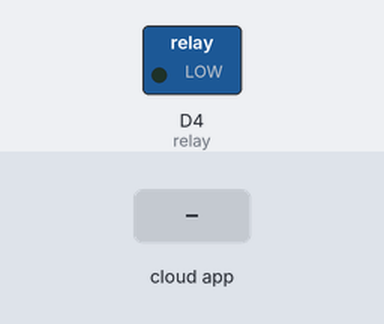
Bench run of a sketch on a simulated ESP8266 (NodeMCU). Shown: switched loads named in the sketch (green lamp = pin HIGH). The test bench sets the inputs (shaded band). WiFi joins after 1.5 s; servers stay silent unless stated; no MQTT or app messages arrive unless stated; what the sketch prints to the serial monitor is not drawn.

Above: at 2.7 s.
2.8 s: the phone or cloud app sets switch1 to 1
At 3.8 s:
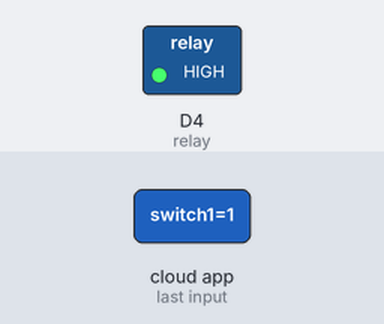
4.3 s: the phone or cloud app sets switch1 to 0
At 5.7 s:
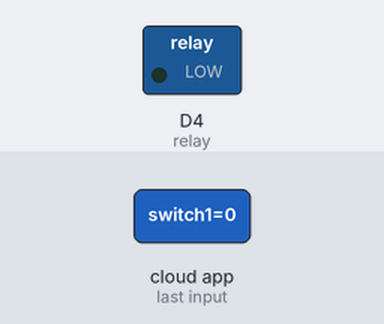
Timing chart, 0 to 7.3 s (numbered marks = the images above; inputs shaded):
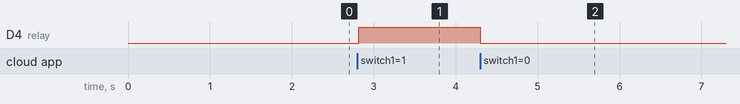

Measured:
- after the input at 2.8 s, D4 (relay): LOW → HIGH at once
- after the input at 4.3 s, D4 (relay): HIGH → LOW at once

The sketch:

relay_using_adafruit.ino
```cpp
#include <ESP8266WiFi.h>
#include "Adafruit_MQTT.h"
#include "Adafruit_MQTT_Client.h"
#define relay D4
int pinPower = 16;

/************************* WiFi Access Point *********************************/

#define WLAN_SSID       "home"
#define WLAN_PASS       "12345678"

/************************* Adafruit.io Setup *********************************/

#define AIO_SERVER      "io.adafruit.com"
#define AIO_SERVERPORT  1883                   // use 8883 for SSL
#define AIO_USERNAME    "sgagankumar"
#define AIO_KEY         "cc80083471c1404587aa2c3f7f74f7b2"

/************ Global State (you don't need to change this!) ******************/

// Create an ESP8266 WiFiClient class to connect to the MQTT server.
WiFiClient client;
// or... use WiFiFlientSecure for SSL
//WiFiClientSecure client;

// Setup the MQTT client class by passing in the WiFi client and MQTT server and login details.
Adafruit_MQTT_Client mqtt(&client, AIO_SERVER, AIO_SERVERPORT, AIO_USERNAME, AIO_KEY);

/****************************** Feeds ***************************************/

// Setup a feed called 'photocell' for publishing.
// Notice MQTT paths for AIO follow the form: <username>/feeds/<feedname>
//Adafruit_MQTT_Publish photocell = Adafruit_MQTT_Publish(&mqtt, AIO_USERNAME "/feeds/photocell");       commented

// Setup a feed called 'onoff' for subscribing to changes.
Adafruit_MQTT_Subscribe onoffbutton = Adafruit_MQTT_Subscribe(&mqtt, AIO_USERNAME "/feeds/switch1");

/*************************** Sketch Code ************************************/

// Bug workaround for Arduino 1.6.6, it seems to need a function declaration
// for some reason (only affects ESP8266, likely an arduino-builder bug).
void MQTT_connect();

void setup() {
  pinMode(relay,OUTPUT);
  pinMode(pinPower,OUTPUT);
  Serial.begin(9600);
  delay(10);

  Serial.println(F("Adafruit MQTT demo"));

  // Connect to WiFi access point.
  Serial.println(); Serial.println();
  Serial.print("Connecting to ");
  Serial.println(WLAN_SSID);

  WiFi.begin(WLAN_SSID, WLAN_PASS);
  while (WiFi.status() != WL_CONNECTED) {
    delay(500);
    Serial.print(".");
  }
  Serial.println();


  Serial.println("WiFi connected");
  Serial.println("IP address: "); Serial.println(WiFi.localIP());

  // Setup MQTT subscription for onoff feed.
  mqtt.subscribe(&onoffbutton);
}

uint32_t x=0;

void loop() {
  // Ensure the connection to the MQTT server is alive (this will make the first*
  // connection and automatically reconnect when disconnected).  See the MQTT_connect
  // function definition further below.
  MQTT_connect();

  // this is our 'wait for incoming subscription packets' busy subloop
  // try to spend your time here

  Adafruit_MQTT_Subscribe *subscription;
  while ((subscription = mqtt.readSubscription(5000))) {
    if (subscription == &onoffbutton) {
      Serial.print(F("Got: "));
      Serial.println((char *)onoffbutton.lastread);

      uint16_t state=atoi((char*)onoffbutton.lastread);
      digitalWrite(relay,state);
    }
  }

//  // Now we can publish stuff!
//  Serial.print(F("\nSending photocell val "));
//  Serial.print(x);
//  Serial.print("...");
//  if (! photocell.publish(x++)) {
//    Serial.println(F("Failed"));
//  } else {
//    Serial.println(F("OK!"));
//  }

  // ping the server to keep the mqtt connection alive
  // NOT required if you are publishing once every KEEPALIVE seconds
  /*
  if(! mqtt.ping()) {
    mqtt.disconnect();
  }
  */
}

// Function to connect and reconnect as necessary to the MQTT server.
// Should be called in the loop function and it will take care if connecting.
void MQTT_connect() {
  int8_t ret;

  // Stop if already connected.
  if (mqtt.connected()) {
    return;
  }

  Serial.print("Connecting to MQTT... ");

  uint8_t retries = 3;
  while ((ret = mqtt.connect()) != 0) { // connect will return 0 for connected
       Serial.println(mqtt.connectErrorString(ret));
       Serial.println("Retrying MQTT connection in 5 seconds...");
       mqtt.disconnect();
       delay(5000);  // wait 5 seconds
       retries--;
       if (retries == 0) {
         // basically die and wait for WDT to reset me
         while (1);
       }
  }
  Serial.println("MQTT Connected!");
}
```
